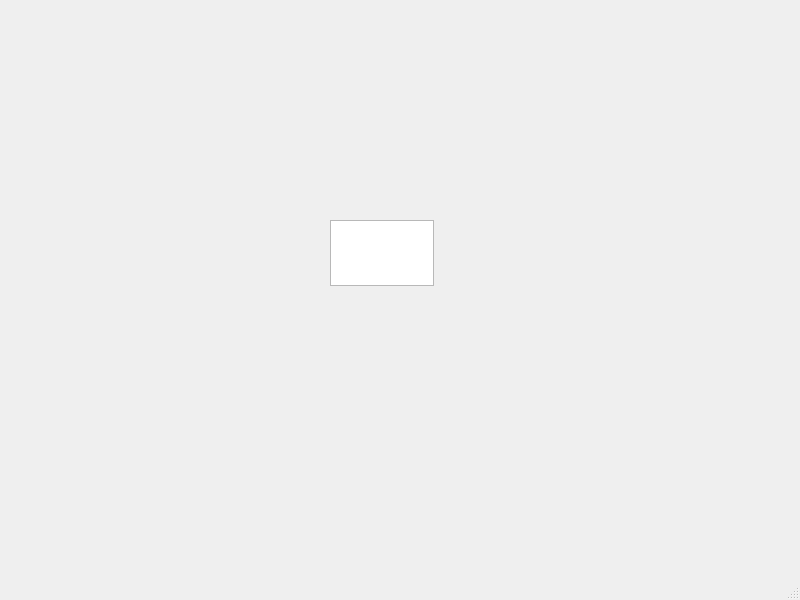
<?xml version="1.0" encoding="UTF-8"?>
<ui version="4.0">
 <class>MainWindow</class>
 <widget class="QMainWindow" name="MainWindow">
  <property name="geometry">
   <rect>
    <x>0</x>
    <y>0</y>
    <width>800</width>
    <height>600</height>
   </rect>
  </property>
  <property name="windowTitle">
   <string>MainWindow</string>
  </property>
  <widget class="QWidget" name="centralwidget">
   <widget class="QTextEdit" name="textEdit">
    <property name="geometry">
     <rect>
      <x>330</x>
      <y>220</y>
      <width>104</width>
      <height>66</height>
     </rect>
    </property>
   </widget>
  </widget>
  <widget class="QMenuBar" name="menubar">
   <property name="geometry">
    <rect>
     <x>0</x>
     <y>0</y>
     <width>800</width>
     <height>22</height>
    </rect>
   </property>
  </widget>
  <widget class="QStatusBar" name="statusbar"/>
 </widget>
 <resources/>
 <connections/>
</ui>
